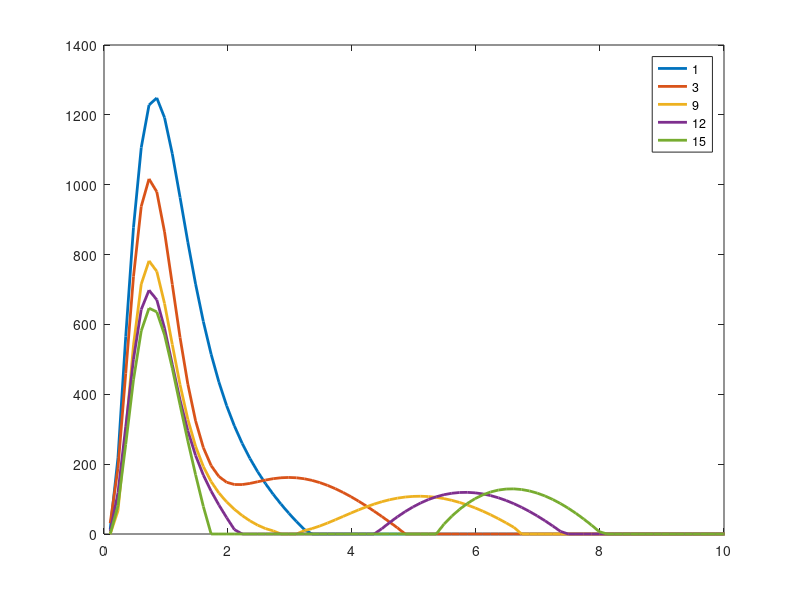

Recreate this plot in MATLAB.
clear
close all

f1  = load("fdis_a909_1.mat");
f3  = load("fdis_a909_3.mat");
f9  = load("fdis_a909_9.mat");
f12 = load("fdis_a909_12.mat");
f15 = load("fdis_a909_15.mat");

figure
plot(f1.fdis.d,f1.fdis.f,'LineWidth',2)
hold on
plot(f3.fdis.d,f3.fdis.f,'LineWidth',2)
hold on
plot(f9.fdis.d,f9.fdis.f,'LineWidth',2)
hold on
plot(f12.fdis.d,f12.fdis.f,'LineWidth',2)
hold on
plot(f15.fdis.d,f15.fdis.f,'LineWidth',2)
xlim([0,10])

legend('1','3','9','12','15')